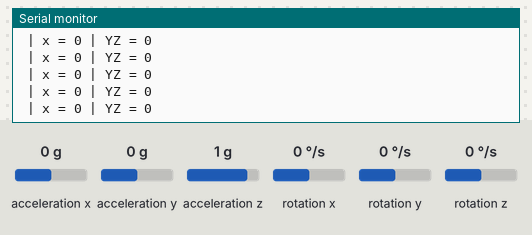
Bench run of a sketch on a simulated Arduino Uno, built with avr-gcc and run on an emulated ATmega328P. On the bench: the last lines printed to the serial monitor. Wiring (inferred from the names in the program): MPU-6050 motion sensor at I2C address 0x68. Inputs (shaded band) come from the test bench; at power-on: rotation x 0 °/s, rotation y 0 °/s, rotation z 0 °/s, acceleration x 0 g, acceleration y 0 g, acceleration z 1 g.

Above: at 5.9 s.
6.0 s: rotation x set to -192 °/s
At 6.9 s:
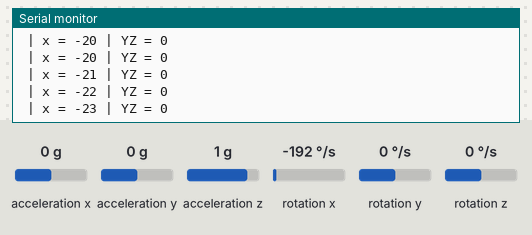
9.0 s: rotation y set to 100 °/s
At 9.8 s:
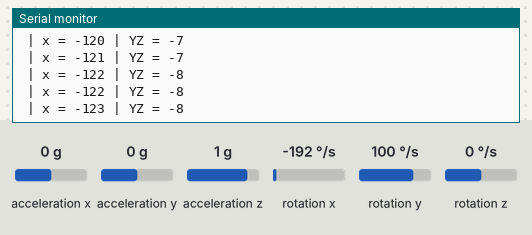
12.0 s: rotation z set to 192 °/s
At 12.7 s:
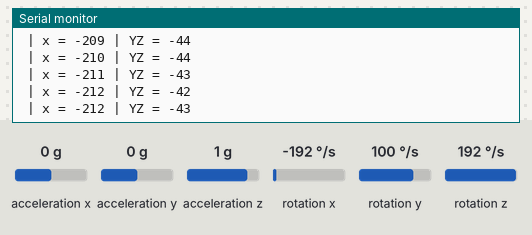
15.0 s: rotation y set to -192 °/s
At 15.7 s:
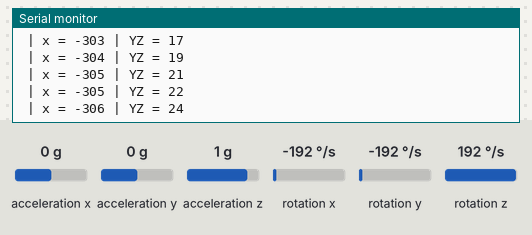
Timing chart, 0 to 18.0 s (numbered marks = the images above; inputs shaded):
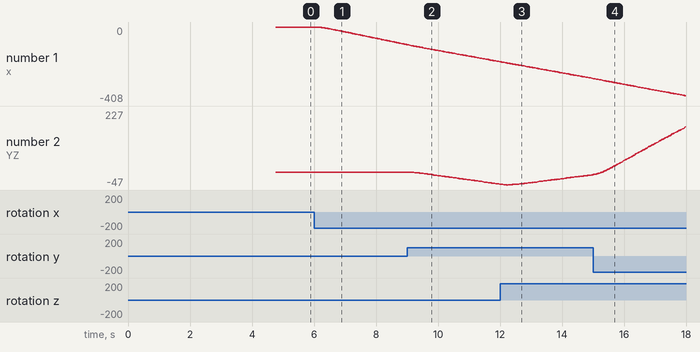

Measured:
- after the input at 6.0 s, the serial monitor: prints a new line after 0.15 s (image 1)
- plotted number 1: 0 → -97 after the input at 6.0 s

The sketch:

dronebot-example.ino
```cpp
/*
  Electronic Level
  mpu-6050-level.ino
  Uses MPU-6050 IMU
  Displays on 128x64 OLED and LED

  *****  Thanks to:  ********
  DroneBot Workshop 2019
  https://dronebotworkshop.com
*/

// Include Wire Library for I2C
#include <Wire.h>


//Variables for Gyroscope
int gyro_x, gyro_y, gyro_z;
long gyro_x_cal, gyro_y_cal, gyro_z_cal;
boolean set_gyro_angles;
long acc_x, acc_y, acc_z, acc_total_vector;
float angle_roll_acc, angle_pitch_acc, angle_yaw_acc;
float angle_pitch, angle_roll, angle_yaw;
int angle_pitch_buffer, angle_roll_buffer, angle_yaw_buffer;
float angle_pitch_output, angle_roll_output, angle_yaw_output;
int servo_x, servo_y, servo_z, servo_yz;
// Setup timers and temp variables
long loop_timer;
int temp;

void setup() {

  //Start I2C
  Wire.begin();

  //Setup the registers of the MPU-6050
  setup_mpu_6050_registers();

  //Read the raw acc and gyro data from the MPU-6050 1000 times
  for (int cal_int = 0; cal_int < 1000 ; cal_int ++) {
    read_mpu_6050_data();
    //Add the gyro x offset to the gyro_x_cal variable
    gyro_x_cal += gyro_x;
    //Add the gyro y offset to the gyro_y_cal variable
    gyro_y_cal += gyro_y;
    //Add the gyro z offset to the gyro_z_cal variable
    gyro_z_cal += gyro_z;
    //Delay 3us to have 250Hz for-loop
    delay(3);
  }

  // Divide all results by 1000 to get average offset
  gyro_x_cal /= 1000;
  gyro_y_cal /= 1000;
  gyro_z_cal /= 1000;

  // Start Serial Monitor
  Serial.begin(9600);

  // Init Timer
  //loop_timer = micros();
}

void loop() {

  // Get data from MPU-6050
  read_mpu_6050_data();

  //Subtract the offset values from the raw gyro values
  gyro_x -= gyro_x_cal;
  gyro_y -= gyro_y_cal;
  gyro_z -= gyro_z_cal;

  //Gyro angle calculations . Note 0.0000611 = 1 / (250Hz x 65.5)

  //Calculate the traveled pitch angle and add this to the angle_pitch variable
  angle_pitch += gyro_x * 0.0000611;
  //Calculate the traveled roll angle and add this to the angle_roll variable
  //0.000001066 = 0.0000611 * (3.142(PI) / 180degr) The Arduino sin function is in radians
  angle_roll += gyro_y * 0.0000611;
  angle_yaw += gyro_z * 0.0000611;
  //If the IMU has yawed transfer the roll angle to the pitch angle
  //angle_pitch += angle_roll * sin(gyro_z * 0.000001066);
  //If the IMU has yawed transfer the pitch angle to the roll angle
  //angle_roll -= angle_pitch * sin(gyro_z * 0.000001066);

  //Accelerometer angle calculations

  //Calculate the total accelerometer vector
  acc_total_vector = sqrt((acc_x * acc_x) + (acc_y * acc_y) + (acc_z * acc_z));

  //57.296 = 1 / (3.142 / 180) The Arduino asin function is in radians
  //Calculate the pitch angle
  //angle_pitch_acc = asin((float)acc_y/acc_total_vector)* 57.296;
  //Calculate the roll angle
  //angle_roll_acc = asin((float)acc_x/acc_total_vector)* -57.296;

  //Accelerometer calibration value
  angle_pitch_acc -= 0.0;
  angle_roll_acc -= 0.0;
  angle_yaw_acc -= 0.0;
  if (set_gyro_angles) {

    //If the IMU has been running
    //Correct the drift of the gyro pitch angle with the accelerometer pitch angle
    //angle_pitch = angle_pitch * 0.9996 + angle_pitch_acc * 0.0004;
    //Correct the drift of the gyro roll angle with the accelerometer roll angle
    //angle_roll = angle_roll * 0.9996 + angle_roll_acc * 0.0004;
  }
  else {
    //IMU has just started
    //Set the gyro pitch/roll/yaw angle equal to the accelerometer pitch/roll/yaw angle
    angle_pitch = angle_pitch_acc;
    angle_roll = angle_roll_acc;
    angle_yaw = angle_yaw_acc;
    //Set the IMU started flag
    set_gyro_angles = true;
  }

  //To dampen the pitch and roll angles a complementary filter is used
  //Take 90% of the output value and add 10% of the raw value
  angle_pitch_output = angle_pitch_output * 0.9 + angle_pitch * 0.1;
  angle_roll_output = angle_roll_output * 0.9 + angle_roll * 0.1;
  angle_yaw_output = angle_yaw_output * 0.9 + angle_yaw * 0.1;
  //Wait until the loop_timer reaches 4000us (250Hz) before starting the next loop

  // Print to Serial Monitor

  servo_x = angle_pitch_output; //int(map(angle_pitch_output, -100, 100, 0, 180));
  servo_y = angle_roll_output; //int(map(angle_roll_output, 0, 200, 0, 180));
  servo_z = angle_yaw_output; //int(map(angle_yaw_output, 0, 200, 0, 180));
  if (servo_x > 0) {
    servo_yz = servo_y + servo_z;
  }
  if (servo_x < 0) {
    servo_yz = (servo_y * -1) + servo_z;
  }
  Serial.print(" | x = "); Serial.print(servo_x);
  Serial.print(" | YZ = "); Serial.println(servo_yz);
  //Serial.print(" | Z = "); Serial.println(servo_z);
  // Increment the display counter


  while (micros() - loop_timer < 4000);
  //Reset the loop timer
  loop_timer = micros();

}

void setup_mpu_6050_registers() {

  //Activate the MPU-6050

  //Start communicating with the MPU-6050
  Wire.beginTransmission(0x68);
  //Send the requested starting register
  Wire.write(0x6B);
  //Set the requested starting register
  Wire.write(0x00);
  //End the transmission
  Wire.endTransmission();

  //Configure the accelerometer (+/-8g)

  //Start communicating with the MPU-6050
  Wire.beginTransmission(0x68);
  //Send the requested starting register
  Wire.write(0x1C);
  //Set the requested starting register
  Wire.write(0x10);
  //End the transmission
  Wire.endTransmission();

  //Configure the gyro (500dps full scale)

  //Start communicating with the MPU-6050
  Wire.beginTransmission(0x68);
  //Send the requested starting register
  Wire.write(0x1B);
  //Set the requested starting register
  Wire.write(0x08);
  //End the transmission
  Wire.endTransmission();

}


void read_mpu_6050_data() {

  //Read the raw gyro and accelerometer data

  //Start communicating with the MPU-6050
  Wire.beginTransmission(0x68);
  //Send the requested starting register
  Wire.write(0x3B);
  //End the transmission
  Wire.endTransmission();
  //Request 14 bytes from the MPU-6050
  Wire.requestFrom(0x68, 14);
  //Wait until all the bytes are received
  while (Wire.available() < 14);

  //Following statements left shift 8 bits, then bitwise OR.
  //Turns two 8-bit values into one 16-bit value
  acc_x = Wire.read() << 8 | Wire.read();
  acc_y = Wire.read() << 8 | Wire.read();
  acc_z = Wire.read() << 8 | Wire.read();
  temp = Wire.read() << 8 | Wire.read();
  gyro_x = Wire.read() << 8 | Wire.read();
  gyro_y = Wire.read() << 8 | Wire.read();
  gyro_z = Wire.read() << 8 | Wire.read();
}
```
